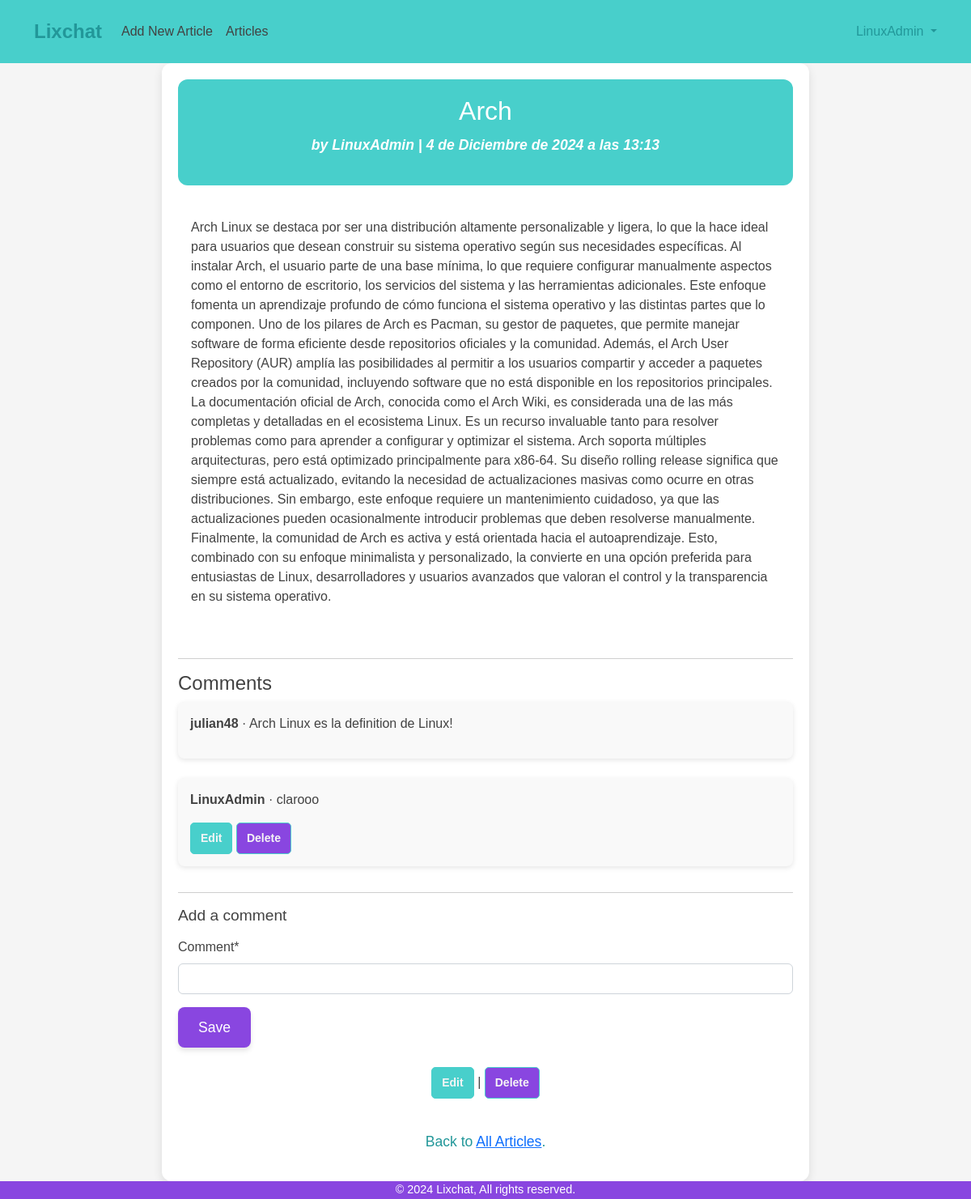
/articles/20/ (signed in), run on the app's committed database.
### accounts/models.py (models this page shows)
class CustomUser(AbstractUser):
    age = models.PositiveIntegerField(null=True, blank=True)

### articles/models.py (models this page shows, shortened)
class Article(models.Model):
    title = models.CharField(max_length=255) # titulo maximo de 255 caracteres
    body = models.TextField() # entrada del contenido
    date = models.DateTimeField(auto_now_add=True) # agrega la fecha automaticamente
    author = models.ForeignKey(
        settings.AUTH_USER_MODEL,
        on_delete=models.CASCADE,
    )
    image_url = models.URLField(max_length=500, blank=True, null=True)  # Campo para la URL de la imagen

class Comment(models.Model):
    article = models.ForeignKey (Article,
            on_delete=models.CASCADE,
    )
    comment = models.CharField(
        max_length =140
    )
    author = models.ForeignKey(
        settings.AUTH_USER_MODEL,
        on_delete=models.CASCADE,
    )

### articles/views.py (the view, shortened to what this page needs)
# urls.py: path("<int:pk>/", ArticleDetailView.as_view(),
class ArticleDetailView(LoginRequiredMixin, View):
    def get(self, request, *args, **kwargs):
        view = ArticleDetailDisplay.as_view()
        return view(request, *args, **kwargs)

### articles/forms.py
class CommentForm(forms.ModelForm):
    class Meta:
        model = Comment
        fields = ("comment",)  # Solo mostramos el campo de comentario

### articles/views.py (called while the page is built)
    def get_context_data(self, **kwargs):
        context = super().get_context_data(**kwargs)
        context['form'] = CommentForm()  # Pasamos el formulario de comentarios al contexto
        context['comments'] = Comment.objects.filter(article=self.object)  # Pasamos los comentarios
        return context

### templates/article_detail.html (shortened to what this page needs)
{% extends "base.html" %}
{% load crispy_forms_tags %}
{% block content %}
<div class="article-detail-container">
    <div class="article-header">
        <h2>{{ object.title }}</h2>
        <p class="article-meta">by {{ object.author }} | {{ object.date }}</p>
    </div>
    <div class="article-body">
        <p>{{ object.body }}</p>
    </div>
    <div class="comments-section">
        <hr>
        <h4>Comments</h4>
        {% for comment in comments %}
            <div class="comment">
                <p><strong>{{ comment.author }}</strong> &middot; {{ comment.comment }}</p>
                {% if comment.author == request.user %}
                    <a href="{% url 'comment_edit' comment.pk %}" class="btn-edit" >Edit</a>
                    <a href="{% url 'comment_delete' comment.pk %}" class="btn-delete" >Delete</a>
                {% endif %}
            </div>
        {% empty %}
            <p>No comments yet.</p>
        {% endfor %}
    </div>
    <div class="add-comment-section">
        <hr>
        <h4>Add a comment</h4>
        <form action="" method="post">
            {{ form|crispy }}
            <button class="btn btn-comment" type="submit">Save</button>
        </form>
    </div>
    <div class="article-actions">
        <p>
            <a href="{% url 'article_edit' object.pk %}" class="btn btn-edit">Edit</a> |
            <a href="{% url 'article_delete' object.pk %}" class="btn btn-delete">Delete</a>
        </p>
    </div>
    <p class="back-link">Back to <a href="{% url 'article_list' %}">All Articles</a>.</p>
</div>
{% endblock content %}

### templates/base.html (shortened to what this page needs)
<!DOCTYPE html>
{% load static %}
<html lang="en">
    <head>
        <link rel="stylesheet" href="{% static 'bootstrap-5.2.3-dist/css/bootstrap.min.css' %}">
        <link rel="stylesheet" href="{% static 'css/custom.css' %}">
        <link rel="stylesheet" href="{% static 'css/codepen-effects.css' %}">
    </head>
    <body style="background-color: #F5F5F5;">
        <header class="navbar navbar-expand-lg p-3 ">
            <div class="container">
                <a class="navbar-brand fw-bold text-secondary" href="{% url 'home' %}" style="color: #229799;">Lixchat</a>
                <div class="collapse navbar-collapse" id="navbarNav">
                    <ul class="navbar-nav me-auto mb-2 mb-lg-0">
                        {% if user.is_authenticated %}
                            <li class="nav-item">
                                <a href="{% url 'article_new' %}" class="nav-link text-dark" style="color: #424242;">Add New Article</a>
                            </li>
                            <li class="nav-item">
                                <a href="{% url 'article_list' %}" class="nav-link text-dark" style="color: #424242;">Articles</a>
                            </li>
                        {% endif %}
                    </ul>
                    {% if user.is_authenticated %}
                        <div class="dropdown">
                            <a href="#" class="d-block link-dark text-decoration-none dropdown-toggle" id="dropdownUser1" data-bs-toggle="dropdown" aria-expanded="false" style="color: #229799;">
                                {{ user.username }}
                            </a>
                        </div>
                    {% endif %}
                </div>
            </div>
        </header>
        <main>
            {% block content %}
            {% endblock content %}
        </main>
        <footer class="footer text-center">
            <div class="container">
                <span class="text-muted" style="color: #ffffff;">© 2024 Lixchat, All rights reserved.</span>
            </div>
        </footer>
    </body>
</html>

### static/css/custom.css (style rules this page uses)
body { font-family: Arial, sans-serif; color: #424242; }
.navbar { background-color: #48CFCB; }
.navbar-brand { color: #229799 !important; font-size: 1.5rem; }
.navbar-nav .nav-link { color: #424242 !important; transition: color 0.3s ease; }
.dropdown-toggle { color: #229799 !important; }
.article-header { background-color: #48CFCB; color: #FFFFFF; font-weight: bold; padding: 0.75rem 1rem; border-top-left-radius: 8px; border-top-right-radius: 8px; }
.article-body { padding: 1rem; color: #424242; }
.footer { font-size: 0.9rem; color: #ffffff !important; background-color: #8946e0; }
.footer span { color: #ffffff !important; }
.article-header { background-color: rgba(72, 207, 203, 0.7); color: #FFFFFF; font-weight: bold; padding: 0.75rem 1rem; border-top-left-radius: 8px; border-top-right-radius: 8px; }
.article-body { padding: 1rem; }
.article-detail-container { max-width: 800px; margin: 0 auto; padding: 20px; background-color: #FFFFFF; border-radius: 12px; box-shadow: 0px 4px 12px rgba(0, 0, 0, 0.1); color: #424242; }
.article-header { background-color: #48CFCB; color: #FFFFFF; padding: 20px; border-radius: 12px; margin-bottom: 1.5rem; text-align: center; }
.article-meta { font-size: 1.1rem; color: #FFFFFF; font-style: italic; margin-top: 10px; }
.comments-section { margin-top: 2rem; }
.comment { background-color: #F9F9F9; padding: 15px; border-radius: 8px; margin-bottom: 1.5rem; box-shadow: 0px 2px 6px rgba(0, 0, 0, 0.1); }
.add-comment-section { margin-top: 2rem; }
.add-comment-section h4 { color: #424242; margin-bottom: 1rem; font-size: 1.2rem; }
.article-actions { margin-top: 1.5rem; text-align: center; }
.btn-edit, .btn-delete { color: #229799; text-decoration: none; font-weight: bold; padding: 8px 15px; border: 1px solid #48CFCB; border-radius: 5px; transition: background-color 0.3s ease, color 0.3s ease; }
.back-link { margin-top: 2.5rem; font-size: 1.1rem; text-align: center; color: #229799; }
.btn-comment { background-color: #8946e0; color: #FFFFFF; border: none; padding: 12px 25px; font-size: 1.1rem; cursor: pointer; border-radius: 8px; transition: background-color 0.3s ease, transform 0.2s ease; box-shadow: 0px 4px 6px rgba(0, 0, 0, 0.1); }
.btn-edit { display: inline-block; background-color: #48CFCB; color: #F5F5F5; text-decoration: none; padding: 8px 12px; border-radius: 5px; font-size: 14px; transition: background-color 0.3s ease; }
.btn-delete { display: inline-block; background-color: #8946e0; color: #F5F5F5; text-decoration: none; padding: 8px 12px; border-radius: 5px; font-size: 14px; transition: background-color 0.3s ease; }

### data on the page
CustomUser: username "LinuxAdmin"
Article: title "Arch", author "LinuxAdmin", date "4 de Diciembre de 2024 a las 13:13", body "Arch Linux se destaca por ser una distribución altamente personalizable y ligera, lo que la hace ideal para usuarios que desean construir su sistema operativo según sus necesidades específicas. Al instalar Arch, el usuario parte de una base mínima, lo que requiere configurar manualmente aspectos como el entorno de escritorio, los servicios del sistema y las herramientas adicionales. Este enfoque fomenta un aprendizaje profundo de cómo funciona el sistema operativo y las distintas partes que lo componen. Uno de los pilares de Arch es Pacman, su gestor de paquetes, que permite manejar software de forma eficiente desde repositorios oficiales y la comunidad. Además, el Arch User Repository…"
Comment: author "julian48", comment "Arch Linux es la definition de Linux!"
Comment: author "LinuxAdmin", comment "clarooo", shows "Edit"
